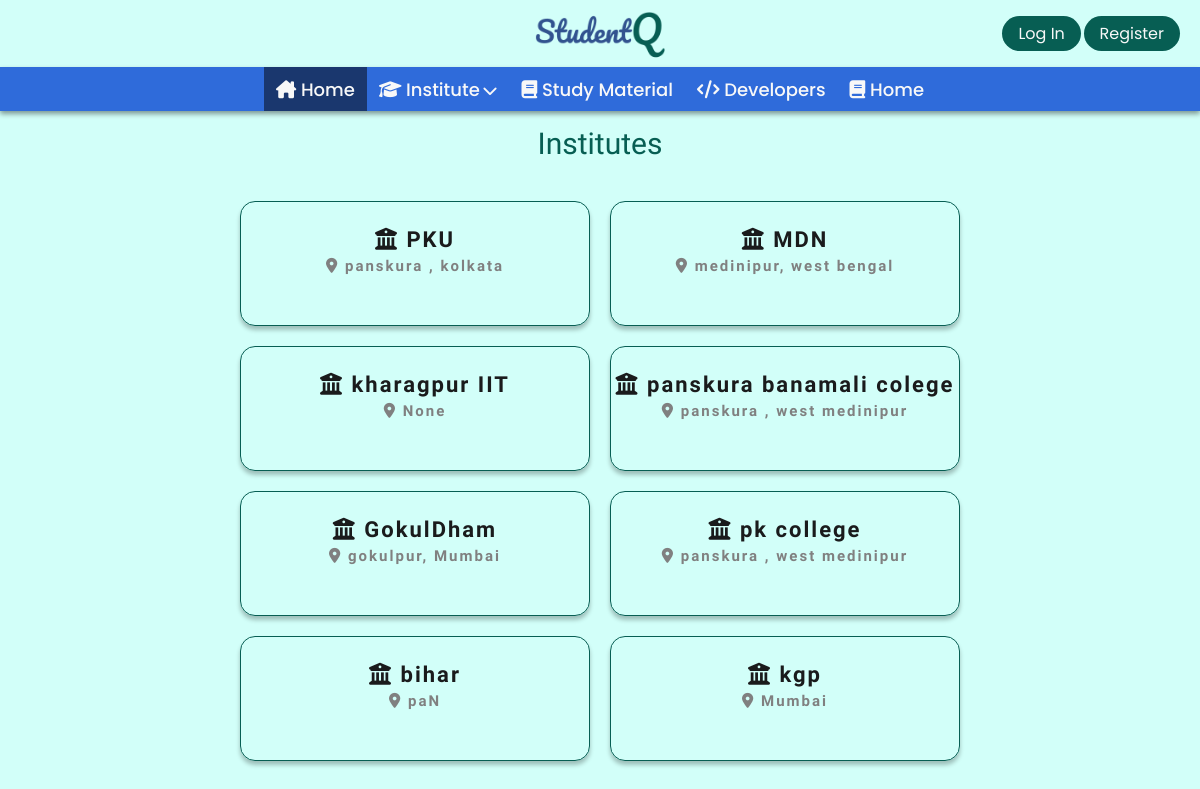
Page /institute/ on the earlier database version.
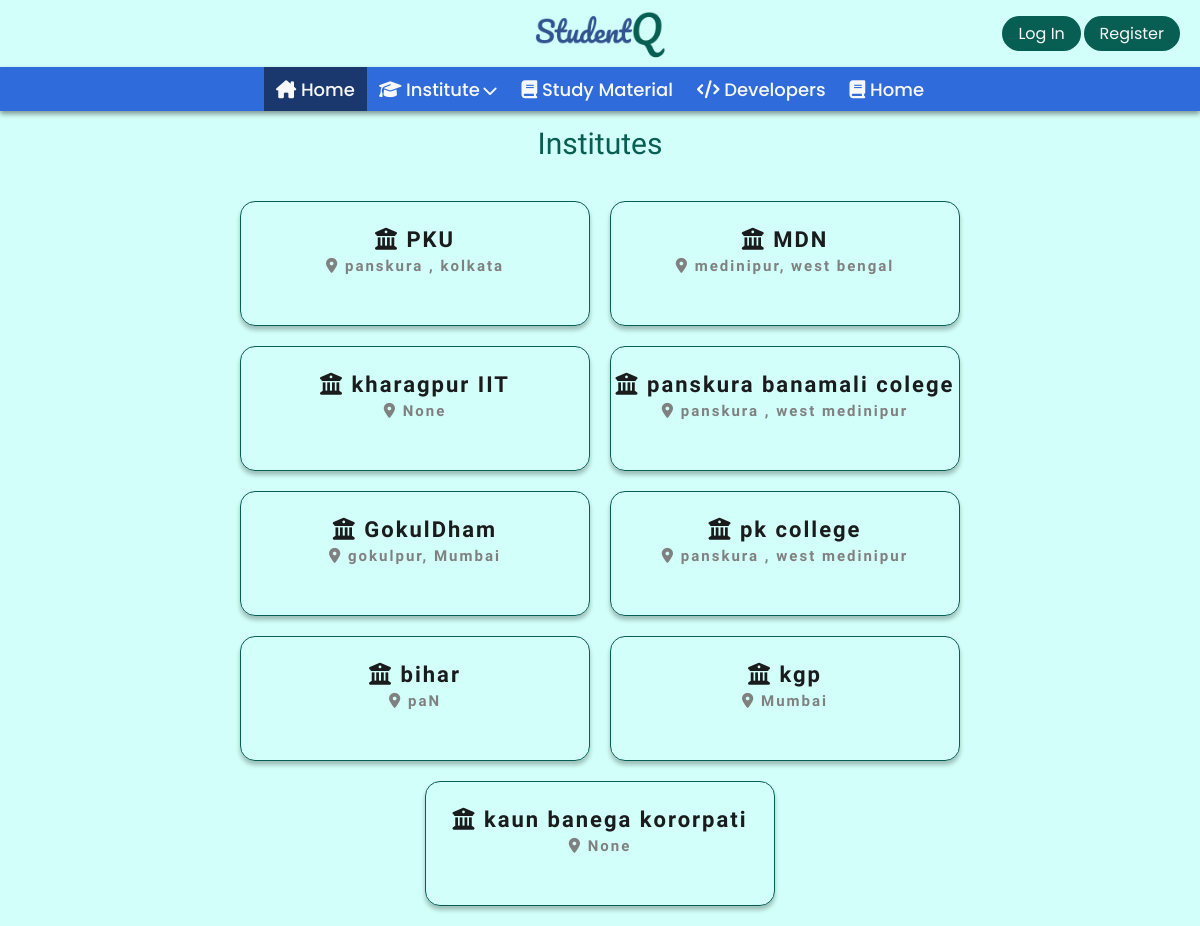
Same page on the later database version.
### Base/models.py (models this page shows, shortened)
class Institute(models.Model):
    name = models.CharField(max_length=200)
    institute_location=models.CharField(max_length=200, null=True)

### Base/views.py (the view)
# urls.py: path('institute/',views.Institutes, name='institute'),
def Institutes(request):
    all_institutes = Institute.objects.all()
    context = {}
    context["all_institutes"] = all_institutes
    return render(request, "institute.html", context)

### Base/templates/institute.html
{% extends "main.html" %}
{% load static %}
{% block css %}
<link rel="stylesheet" href="{% static 'mStyle/all_institute.css' %}">
{% endblock css %}
{% block body %}
<h2>Institutes</h2>
    <div class="institute_container">
        {% for instut in all_institutes %}
        <a href="{% url 'notices' instut.id  %}">
                <div class="institute_item">
                <p><i class="fa-solid fa-building-columns"></i>&nbsp;{{instut.name}}
                    </p>
                    <p id="p"><i class="fa-solid fa-location-dot"></i>&nbsp;{{instut.institute_location}}</p>
            </div>
            </a>
            {% endfor %}
    </div>
{% endblock body %}

Differences in the rows shown:
added Institute: name "kaun banega kororpati", institute_location "None"
